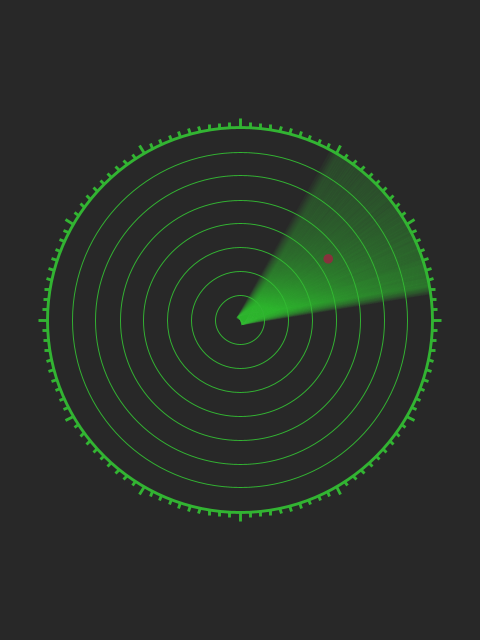
Frame 1 (no input)
Frame 2 (the mouse pressed at the canvas centre, redrawn once): identical to frame 1, image omitted

The Processing sketch that drew this single still picture (run headless with seeded random() and noise(); the mouse was pressed at the canvas centre and the sketch redrawn once):

// Processing sketch: hunf_for_red_october_the
// ── hunf_for_red_october_the.pde
// Manuale di Programmazione Cinematografica
// Daniele Olmisani, 2021

// The Hunt for Red October (1990)


final color PAPER = color(40);
final color INK1 = color(50, 180, 50);
final color INK2 = color(135, 50, 60);
 

final float RADIUS = 0.4;
final int TICK_COUNT = 120;
final int CIRCLE_COUNT = 8;

void setup() {
  size(480, 640);
  noLoop();
}


void draw() {
  final float S =  min(width, height);
  final float U = 0.002;
  
  translate(0.5*width, 0.5*height);
  scale(S);
  
  background(PAPER);
  
  noFill();
  stroke(INK1);
  strokeCap(SQUARE);
  
  strokeWeight(U);
  for (int i=0; i<CIRCLE_COUNT; i++) {
    float r = (i*(1.0/CIRCLE_COUNT))*2*RADIUS;
    ellipse(0.0, 0.0, r, r);
  }
  
  strokeWeight(3*U);
  ellipse(0.0, 0.0, 2*RADIUS, 2*RADIUS);
  
  for (int i=0; i<TICK_COUNT; i++) {
    float d = (i%10 == 0) ? 1.05 : 1.03;
    line(RADIUS, 0.0, d*RADIUS, 0.0);
    rotate(TWO_PI / TICK_COUNT);
  }
  
  rotate(-0.1*HALF_PI);
  
  float da = (0.3*HALF_PI) / TICK_COUNT;
  strokeWeight(10*U);
  for (int i=0; i<TICK_COUNT; i++) {
    stroke(0x0FFFFFFF & INK1);
    line(0.0, 0.0, RADIUS, 0.0);
    da = 1.01*da;
    rotate(-da);
  }

  fill(INK2);
  noStroke();
  ellipse(0.2, 0.1, 0.02, 0.02);
  
  save("the-hunt-for-red-october.png");
}
